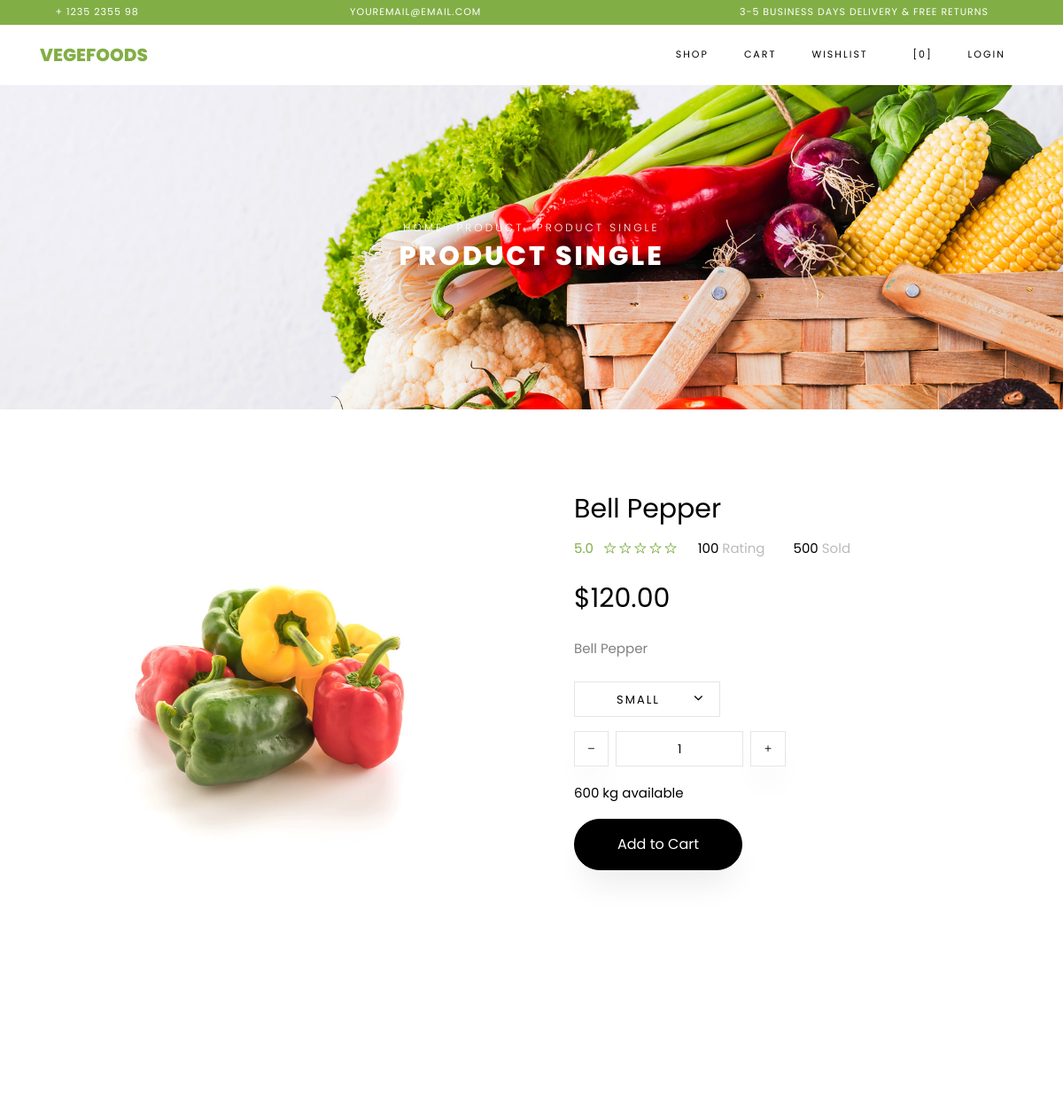
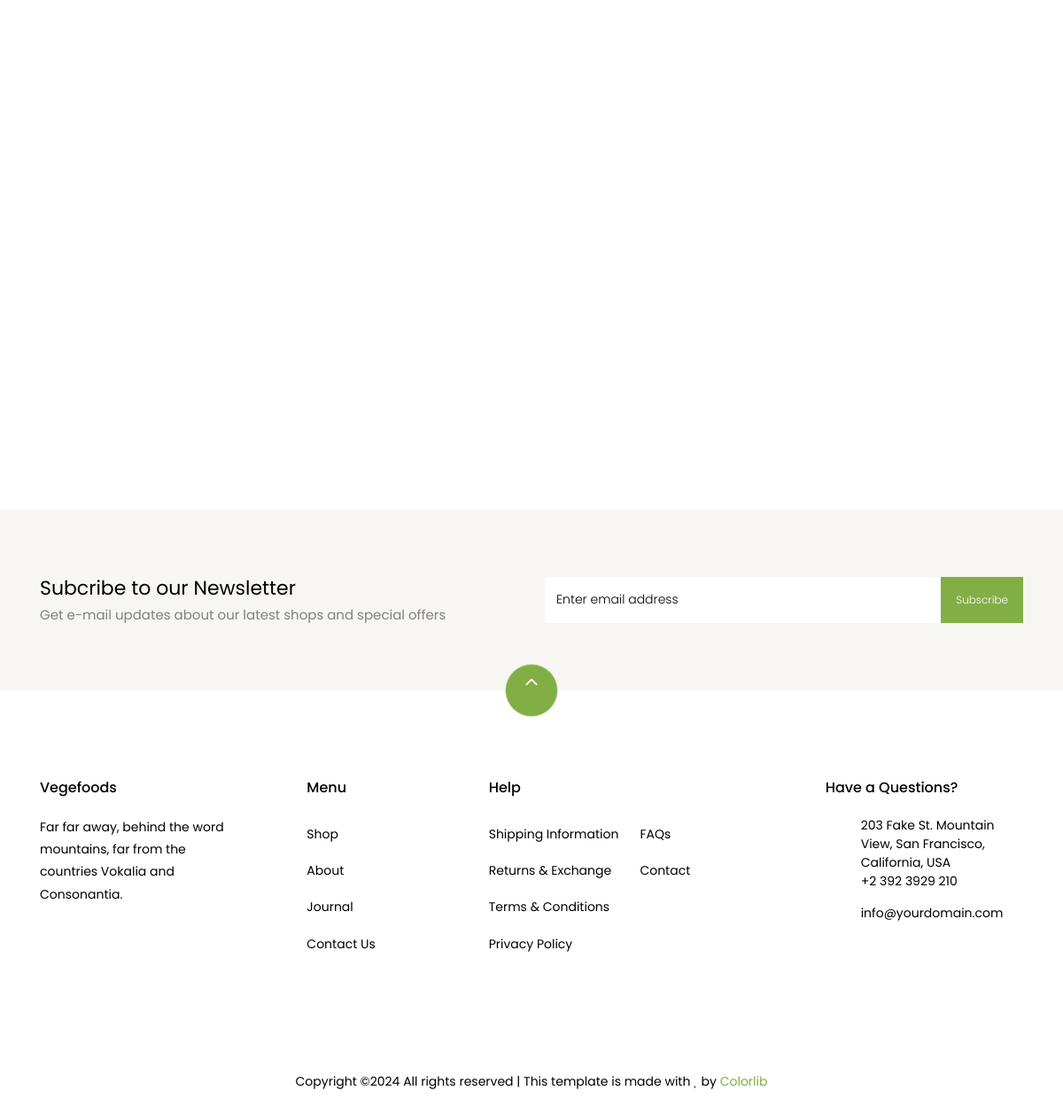
/product/1/, run on the app's committed database (2 pictures, top to bottom).
### store/models.py (models this page shows, shortened)
class Product(models.Model):
    name = models.CharField(max_length=255)
    description = models.TextField()
    price = models.DecimalField(max_digits=10, decimal_places=2)
    image = models.ImageField(upload_to='static/products/', null=True,
                              blank=True)
    category = models.ForeignKey(Category, on_delete=models.CASCADE)
    created_time = models.DateTimeField(auto_now_add=True)
    updated_time = models.DateTimeField(auto_now=True)

### store/views.py (the view)
# urls.py: path('product/<int:id>/', ProductSingleView.as_view(), name='product'),
class ProductSingleView(View):
    def get(self, request, id):
        data = Product.objects.get(id=id)
        return render(request,
                      "store/product-single.html",
                      context={'name': data.name,
                               'description': data.description,
                               'price': data.price,
                               'rating': 5.0,
                               'url': data.image.url,
                               })

### store/templates/store/product-single.html (shortened to what this page needs)
{% extends 'store/base.html' %}
{% load static %}
{% block content %}
    <div class="hero-wrap hero-bread" style="background-image: url({% static 'store/images/bg_1.jpg'%});">
      <div class="container">
        <div class="row no-gutters slider-text align-items-center justify-content-center">
          <div class="col-md-9 ftco-animate text-center">
          	<p class="breadcrumbs"><span class="mr-2"><a href="index.html">Home</a></span> <span class="mr-2"><a href="index.html">Product</a></span> <span>Product Single</span></p>
            <h1 class="mb-0 bread">Product Single</h1>
          </div>
        </div>
      </div>
    </div>
    <section class="ftco-section">
    	<div class="container">
    		<div class="row">
    			<div class="col-lg-6 mb-5 ftco-animate">
    				<a href="{{ url }}" class="image-popup"><img src="{{ url }}" class="img-fluid" alt="Colorlib Template"></a>
    			</div>
    			<div class="col-lg-6 product-details pl-md-5 ftco-animate">
    				<h3>{{name}}</h3>
    				<div class="rating d-flex">
							<p class="text-left mr-4">
								<a href="#" class="mr-2">{{rating}}</a>
								<a href="#"><span class="ion-ios-star-outline"></span></a>
								<a href="#"><span class="ion-ios-star-outline"></span></a>
								<a href="#"><span class="ion-ios-star-outline"></span></a>
								<a href="#"><span class="ion-ios-star-outline"></span></a>
								<a href="#"><span class="ion-ios-star-outline"></span></a>
							</p>
							<p class="text-left mr-4">
								<a href="#" class="mr-2" style="color: #000;">100 <span style="color: #bbb;">Rating</span></a>
							</p>
							<p class="text-left">
								<a href="#" class="mr-2" style="color: #000;">500 <span style="color: #bbb;">Sold</span></a>
							</p>
						</div>
    				<p class="price"><span>${{price}}</span></p>
    				<p>{{description}}
						</p>
						<div class="row mt-4">
							<div class="col-md-6">
								<div class="form-group d-flex">
		              <div class="select-wrap">
	                  <div class="icon"><span class="ion-ios-arrow-down"></span></div>
	                  <select name="" id="" class="form-control">
	                  	<option value="">Small</option>
	                  </select>
	                </div>
		            </div>
							</div>
							<div class="input-group col-md-6 d-flex mb-3">
	             	<span class="input-group-btn mr-2">
	                	<button type="button" class="quantity-left-minus btn"  data-type="minus" data-field="">
	                   <i class="ion-ios-remove"></i>
	                	</button>
	            		</span>
	             	<input type="text" id="quantity" name="quantity" class="form-control input-number" value="1" min="1" max="100">
	             	<span class="input-group-btn ml-2">
	                	<button type="button" class="quantity-right-plus btn" data-type="plus" data-field="">
	                     <i class="ion-ios-add"></i>
	                 </button>
	             	</span>
	          	</div>
	          	<div class="col-md-12">
	          		<p style="color: #000;">600 kg available</p>
	          	</div>
          	</div>
          	<p><a href="cart.html" class="btn btn-black py-3 px-5">Add to Cart</a></p>
    			</div>
    		</div>
    	</div>
    </section>
    <section class="ftco-section">
    	<div class="container">
				<div class="row justify-content-center mb-3 pb-3">
        </div>
    	</div>
    	<div class="container">
    		<div class="row">
    		</div>
    	</div>
    </section>
		<section class="ftco-section ftco-no-pt ftco-no-pb py-5 bg-light">
      <div class="container py-4">
        <div class="row d-flex justify-content-center py-5">
          <div class="col-md-6">
          	<h2 style="font-size: 22px;" class="mb-0">Subcribe to our Newsletter</h2>
          	<span>Get e-mail updates about our latest shops and special offers</span>
          </div>
          <div class="col-md-6 d-flex align-items-center">
            <form action="#" class="subscribe-form">
              <div class="form-group d-flex">
                <input type="text" class="form-control" placeholder="Enter email address">
                <input type="submit" value="Subscribe" class="submit px-3">
              </div>
            </form>
          </div>
        </div>
      </div>
    </section>
{% endblock %}

### data on the page
Product: name "Bell Pepper", price "120.00", description "Bell Pepper"

### other printed values
{{ rating }} "5.0"
